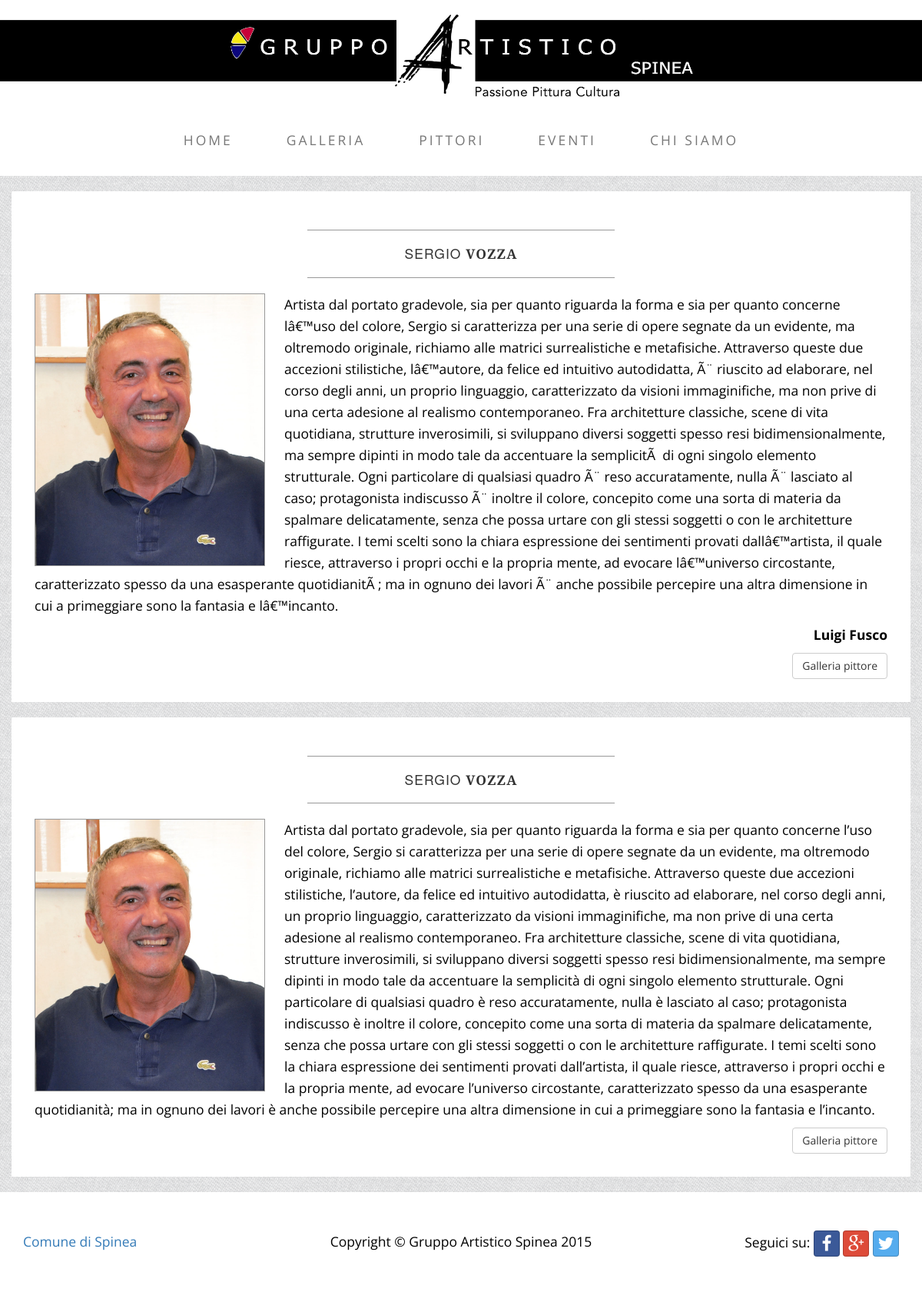
The page /pittori.php on the database its author committed.
### tables this page shows
CREATE TABLE IF NOT EXISTS `Pittori` (
  `idPittori` INT NOT NULL AUTO_INCREMENT,
  `Nome` VARCHAR(45) NOT NULL,
  `Cognome` VARCHAR(45) NOT NULL,
  `Descrizione` TEXT(3000) NULL,
  `AutoreDescrizione` VARCHAR(45) NULL,
  `Foto` VARCHAR(45) NOT NULL,
  `Indirizzo` VARCHAR(45) NULL,
  `Telefono` VARCHAR(45) NULL,
  `Mail` VARCHAR(45) NULL,
  `Facebook` VARCHAR(100) NULL,
  `Twitter` VARCHAR(45) NULL,
  `Google+` VARCHAR(100) NULL,
  PRIMARY KEY (`idPittori`));

### ClassiPHP/Connection.php (called while the page is built, shortened)
<?php
class Connection {
    protected static $dbPDO = NULL;
    public static function getConnection() {
        if (!isset(Connection::$dbPDO)) {
            Connection::$dbPDO = new PDO("mysql:host=localhost;dbname=gas_database", 'root', '');
           Connection::$dbPDO->setAttribute(PDO::ATTR_ERRMODE, PDO::ERRMODE_EXCEPTION);
        }
        return Connection::$dbPDO;
    }
}
?>

### ClassiPHP/EstraiDati.php (called while the page is built, shortened)
<?php
require_once("ClassiPHP/Connection.php");
class EstraiDati {
    private $dbPDO;
    function __construct() {
        $this->dbPDO = Connection::getConnection();
    }
    function estraiContenuto($tabella) {
        $query = 'SELECT * FROM ' . $tabella;
        $ret = array();
        $i = 0;
        $stmt = $this->dbPDO->query($query);
        while ($row = $stmt->fetch(PDO::FETCH_NUM)) {
            $ret[$i] = $row;
            $i++;
        }
        return $ret;
    }
}
?>

### pittori.php (the view, shortened to what this page needs)
<!DOCTYPE html>
<html lang="it">
    <head>
        <link href="css/bootstrap.css" rel="stylesheet">
        <link href="css/business-casual.css" rel="stylesheet">
        <link href="font-awesome-4.1.0/css/font-awesome.min.css" rel="stylesheet" type="text/css">
        <link href="css/custom.css" rel="stylesheet">
    </head>
    <body>
        <?php require("logo.php"); ?>
        <?php require("navbar.php"); ?>
        <div class="container">
            <?php
            try {
                require_once 'ClassiPHP/EstraiDati.php';
                $estrai = new EstraiDati();
                $pittori = $estrai->estraiContenuto("Pittori");
                for ($i = 0; $i < count($pittori); $i++) {
                    echo
                    '
            <div class="row">
                <div class="box">
                    <div class="col-lg-12">
                        <hr>
                        <h2 class="intro-text text-center">' . iconv('cp1252', 'utf-8', $pittori[$i][1]) .
                    ' <strong>' . iconv('cp1252', 'utf-8', $pittori[$i][2]) . '</strong>' .
                    '</h2>
                        <hr>
                        <img class="img-responsive img-border img-left fotoPittore" src="' . utf8_encode($pittori[$i][5]) . '" alt="">' .
                    '<hr class="visible-xs">
                        <p>' . iconv('cp1252', 'utf-8', $pittori[$i][3]) . '</p><p class="text-right"><strong>' . iconv('cp1252', 'utf-8', $pittori[$i][4]) . '</strong></p>' .
                    '<a href="pittore.php?idPittore=' . iconv('cp1252', 'utf-8', $pittori[$i][0]) . '"><button type="button" class="btn btn-default bottoneDX">Galleria pittore</button></a>
                        </br>
                    </div>
                </div>
            </div>';
                }
            } catch (Exception $e) {
                echo ''
                . '<div class="row">
                <div class="box">
                    <div class="col-lg-12">
                        <hr>
                        <h2 class="intro-text text-center">
                            <strong>Errore</strong>
                        </h2>
                        <hr>
                        <p class="text-center">Si è verificato un errore nel caricamento dei pittori.</p>
                        </div>
                    </div>
                </div>';
            }
            ?>
            <div class="row">
                <div class="box">
                    <div class="col-lg-12">
                        <hr>
                        <h2 class="intro-text text-center">Sergio
                            <strong>Vozza</strong>
                        </h2>
                        <hr>
                        <img class="img-responsive img-border img-left fotoPittore" src="img/sergiovozza/foto_sergio.jpg" alt="">
                        <p>Artista dal portato gradevole, sia per quanto riguarda la forma e sia per quanto concerne l’uso del colore, Sergio si caratterizza per una serie di opere segnate da un evidente, ma oltremodo originale, richiamo alle matrici surrealistiche e metafisiche. Attraverso queste due accezioni stilistiche, l’autore, da felice ed intuitivo autodidatta, è riuscito ad elaborare, nel corso degli anni, un proprio linguaggio, caratterizzato da visioni immaginifiche, ma non prive di una certa adesione al realismo contemporaneo.
                            Fra architetture classiche, scene di vita quotidiana, strutture inverosimili, si sviluppano diversi soggetti spesso resi bidimensionalmente, ma sempre dipinti in modo tale da accentuare la semplicità di ogni singolo elemento strutturale. Ogni particolare di qualsiasi quadro è reso accuratamente, nulla è lasciato al caso; protagonista indiscusso è inoltre il colore, concepito come una sorta di materia da spalmare delicatamente, senza che possa urtare con gli stessi soggetti o con le architetture raffigurate. I temi scelti sono la chiara espressione dei sentimenti provati dall’artista, il quale riesce, attraverso i propri occhi e la propria mente, ad evocare l’universo circostante, caratterizzato spesso da una esasperante quotidianità; ma in ognuno dei lavori è anche possibile percepire una altra dimensione in cui a primeggiare sono la fantasia e l’incanto. </p>
                        <a href="sergioVozza.html"><button type="button" class="btn btn-default bottoneDX">Galleria pittore</button></a>
                    </div>
                </div>
            </div>
        </div>
        <?php require("footer.php"); ?>
    </body>
</html>

### logo.php (shortened to what this page needs)
<div>
    <a href="index.php">
        <img class="img-responsive img-full" src="img/logoDefinitivo.jpg" alt="">
    </a>
</div>

### navbar.php (shortened to what this page needs)
<nav class="navbar navbar-default" role="navigation">
    <div class="container">
        <div class="collapse navbar-collapse" id="bs-example-navbar-collapse-1">
            <ul class="nav navbar-nav">
                <li>
                    <a href="index.php">Home</a>
                </li>
                <li>
                    <a href="galleria.php">Galleria</a>
                </li>
                <li>
                    <a href="pittori.php">Pittori</a>
                </li>
                <li>
                    <a href="eventi.php">Eventi</a>
                </li>
                <li>
                    <a href="chiSiamo.php">Chi siamo</a>
                </li>
            </ul>
        </div>
    </div>
</nav>

### footer.php
<footer>
    <div class="container" id="footer">
        <div class="row">
            <div class="col-lg-4 col-md-4 col-sm-4 text-left">
                <p>
                    <a href="http://www.spinea.gov.it/" target="_blank">Comune di Spinea</a>
                </p>
            </div>
            <div class="col-lg-4 col-md-4 col-sm-4 text-center">
                <p>Copyright &copy; Gruppo Artistico Spinea 2015</p>
            </div>
            <div class="col-lg-4 col-md-4 col-sm-4 text-right">
                <p>Seguici su:
                    <a href="https://www.facebook.com/gruppoartisticospinea.it?fref=ts" target="_blank" class="btn btn-social-icon btn-facebook"><i class="fa fa-facebook"></i></a>
                    <a href="http://plus.google.com" target="_blank" class="btn btn-social-icon btn-google-plus"><i class="fa fa-google-plus"></i></a>
                    <a href="http://twitter.com" target="_blank" class="btn btn-social-icon btn-twitter"><i class="fa fa-twitter"></i></a>
                </p>
            </div>
        </div>
    </div>
</footer>

### css/business-casual.css (style rules this page uses)
body { font-family: "Open Sans","Helvetica Neue",Helvetica,Arial,sans-serif; background: url('../img/sfondo.png') repeat fixed; -webkit-background-size: repeat; -moz-background-size: repeat; background-size: repeat; -o-background-size: repeat; }
h1, h2, h3, h4, h5, h6 { text-transform: uppercase; font-family: "Josefin Slab","Helvetica Neue",Helvetica,Arial,sans-serif; font-weight: 700; letter-spacing: 1px; }
p { font-size: 1.25em; line-height: 1.6; color: #000; }
hr { max-width: 400px; border-color: #999999; }
.navbar-nav { text-transform: uppercase; font-weight: 400; letter-spacing: 3px; }
.img-full { min-width: 100%; }
.box { margin-bottom: 20px; padding: 30px 15px; background: #fff; background: rgba(255,255,255,1.0); }
.intro-text { text-transform: uppercase; font-size: 1.25em; font-weight: 400; letter-spacing: 1px; }
.img-border { float: none; margin: 0 auto 0; border: #999999 solid 1px; }
.img-left { float: none; margin: 0 auto 0; }
footer { background: #fff; background: rgba(255,255,255,1.0); }
footer p { margin: 0; padding: 50px 0; }
@media screen and (min-width:768px) { .navbar-nav { display: table; float: none; margin: 0 auto; table-layout: fixed; font-size: 1.25em; } }
@media screen and (min-width:768px) { .img-left { float: left; margin-right: 25px; } }
@media screen and (min-width:768px) { .navbar { border-radius: 0; } }
@media screen and (min-width:768px) { .navbar { min-height: 0; } }
@media screen and (min-width:768px) { .navbar-default { border: none; background: #fff; background: rgba(255,255,255,1.0); } }
@media screen and (min-width:768px) { .nav>li>a { padding: 20px; } }
@media screen and (min-width:768px) { .navbar-nav>li>a { line-height: normal; } }
@media screen and (min-width:768px) { .navbar-nav { display: table; float: none; margin: 0 auto; table-layout: fixed; font-size: 1.2em; } }
@media screen and (min-width:1000px) { .img-left { float: left; margin-right: 25px; } }
@media screen and (min-width:1000px) { .navbar { border-radius: 0; } }
@media screen and (min-width:1000px) { .navbar { min-height: 0; } }
@media screen and (min-width:1000px) { .navbar-default { border: none; background: #fff; background: rgba(255,255,255,1.0); } }
@media screen and (min-width:1000px) { .nav>li>a { padding: 35px; } }
@media screen and (min-width:1000px) { .navbar-nav>li>a { line-height: normal; } }
@media screen and (min-width:1000px) { .navbar-nav { display: table; float: none; margin: 0 auto; table-layout: fixed; font-size: 1.25em; } }
@media screen and (min-width:1200px) { .box:after { content: ''; display: table; clear: both; } }

### css/custom.css (style rules this page uses)
.bottoneDX { float: right; }
.fotoPittore { width: 200px; }
@media (min-width:1200px) { .fotoPittore { width: 300px; } }
.btn-social-icon { position:relative;padding-left:44px;text-align:left;white-space:nowrap;overflow:hidden;text-overflow:ellipsis;height:34px;width:34px;padding:0 }
.btn-social-icon :first-child { position:absolute;left:0;top:0;bottom:0;width:32px;line-height:34px;font-size:1.6em;text-align:center;border-right:1px solid rgba(0,0,0,0.2) }
.btn-social-icon :first-child { border:none;text-align:center;width:100% !important }
.btn-facebook { color:#fff;background-color:#3b5998;border-color:rgba(0,0,0,0.2) }
.btn-google-plus { color:#fff;background-color:#dd4b39;border-color:rgba(0,0,0,0.2) }
.btn-twitter { color:#fff;background-color:#55acee;border-color:rgba(0,0,0,0.2) }

### rows shown on the page
pittori: Nome "SERGIO", Cognome "VOZZA", Foto (picture), Descrizione "Artista dal portato gradevole, sia per quanto riguarda la forma e sia per quanto concerne lâ€™uso del colore, Sergio si caratterizza per una serie di opere segnate da un evidente, ma oltremodo originale, richiamo alle matrici surrealistiche e metafisiche. Attraverso queste due accezioni stilistiche, lâ€™autore, da felice ed intuitivo autodidatta, Ã¨ riuscito ad elaborare, nel corso degli anni, un proprio linguaggio, caratterizzato da visioni immaginifiche, ma non prive di una certa adesione al realismo contemporaneo. Fra architetture classiche, scene di vita quotidiana, strutture inverosimili, si sviluppano diversi soggetti spesso resi bidimensionalmente, ma sempre dipinti in modo tale da…", AutoreDescrizione "Luigi Fusco"
